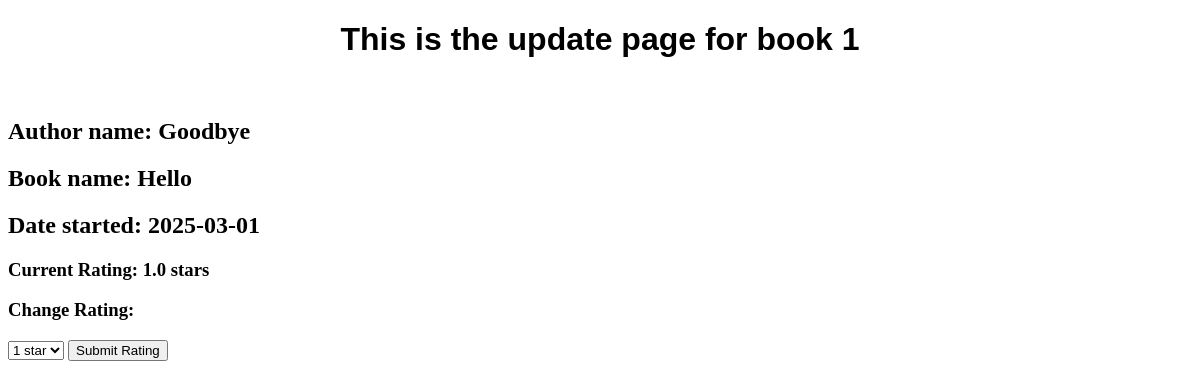
/add-notes/1, run on the app's committed database.
### app.py (models this page shows, shortened)
class Book(db.Model):
    id = db.Column(db.Integer, primary_key=True)
    title = db.Column(db.String(100), nullable=False)
    author = db.Column(db.String(100), nullable=False, default="")
    genre = db.Column(db.String(100), nullable=True, default="")
    date_created = db.Column(db.DateTime, default= lambda : datetime.now(timezone.utc))
    owner_id = db.Column(db.Integer, db.ForeignKey('user.id'), nullable=False)
    rating = db.Column(db.Double, nullable=False)
    __table_args__ = (
        db.CheckConstraint('rating BETWEEN 1 AND 5', name='rating_range'),
    )

### app.py (the view)
@app.route('/add-notes/<int:id>', methods=['GET', 'POST'])
def update(id):
    book = db.get_or_404(Book, id)
    if request.method == 'POST':
        book.rating = request.form.get('rating')
    else:
        return render_template('update.html', id=id, book=book)
    try:
        db.session.commit()
        return redirect('/')
    except Exception as e:
        return f'{str(e)}'

### templates/update.html (shortened to what this page needs)
{% extends 'base.html'%}
{% block body %}
    <h1>This is the update page for book {{id}}</h1>
    <br>
    <h2>Author name: {{ book.author }} </h2>
    <h2>Book name: {{ book.title }} </h2>
    <h2>Date started: {{ book.date_created.date() }} </h2>
    <form method="POST">
        <h3>Current Rating: {{ book.rating}} stars </h3>
        <h3>Change Rating:</h3>
        <select name="rating">
            <option value="1">1 star</option>
        </select>
        <button type="submit">Submit Rating</button>
    </form>
{% endblock %}

### static/css/style.css (style rules this page uses)
h1 { font-family: Arial, Helvetica, sans-serif; text-align: center; }

### data on the page
Book: author "Goodbye", title "Hello", date_created "2025-03-01", rating "1.0"

### other printed values
{{ id }} "1"
